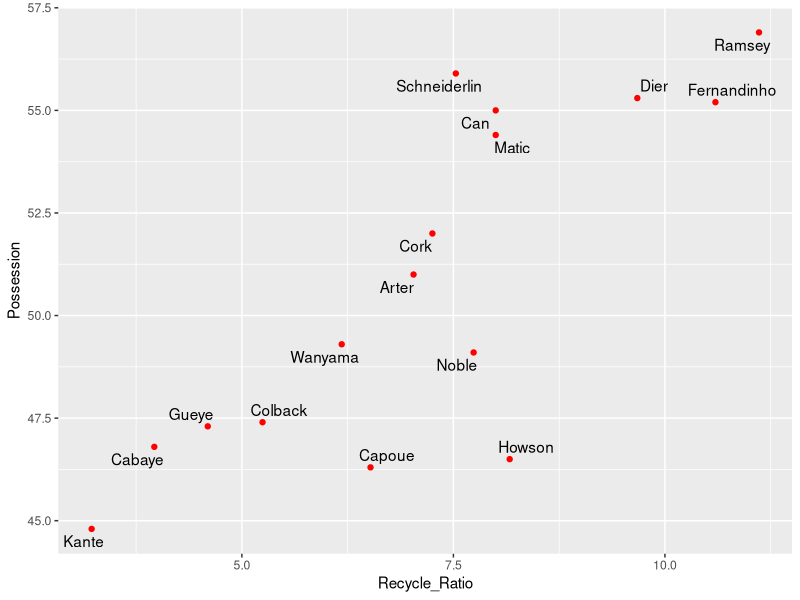

This figure's R source:
library(ggplot2)
library(ggrepel)

dmstats <- read.csv("recycle.csv")
teamxg <- read.csv("xgteams.csv")
teamposs <- read.csv("poss.csv")

dmstats <- dmstats[order(dmstats$Team),]
Fpasses90 <- dmstats$Fpasses / dmstats$Games
Interceptions90 <- dmstats$Interceptions / dmstats$Games
Stackles90 <- dmstats$Stackles / dmstats$Games

recycle_ratio <- Fpasses90 / (Interceptions90 + Stackles90)

#plot(recycle_ratio)
#axis(1, at=1:18, labels=dmstats$Player)

teamxg <- teamxg[order(teamxg$Team),]

#plot(teamxg$xGF, type="o")
#axis(1, at=1:18, labels=teamxg$Team)

teams_involved <- factor(dmstats$Team)
teamxg <- subset(teamxg, Team %in% teams_involved)
teamxg <- teamxg[order(teamxg$Team),]

labels_scatter <- dmstats[order(recycle_ratio),]
labels_scatter <- labels_scatter$Player

teamposs <- subset(teamposs, Team %in% teams_involved)
teamposs <- teamposs[order(teamposs$Team),]

xGF <- teamxg$xGF
poss <- teamposs$Poss

ratio_xg_frame <- data.frame(Recycle_Ratio = recycle_ratio, 
                             Possession = poss)
ratio_xg_frame <- ratio_xg_frame[order(ratio_xg_frame$Recycle_Ratio),]
ratio_xg_frame$players <- labels_scatter

graph <- ggplot(ratio_xg_frame, aes(Recycle_Ratio, Possession)) + 
  geom_point(color = "red") +
  geom_text_repel(label=ratio_xg_frame$players)
 
graph

summary(lm(poss ~ recycle_ratio))
